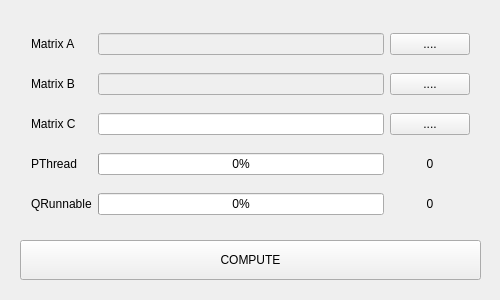
<?xml version="1.0" encoding="UTF-8"?>
<ui version="4.0">
 <class>MainWindow</class>
 <widget class="QMainWindow" name="MainWindow">
  <property name="geometry">
   <rect>
    <x>0</x>
    <y>0</y>
    <width>500</width>
    <height>300</height>
   </rect>
  </property>
  <property name="windowTitle">
   <string>MainWindow</string>
  </property>
  <widget class="QWidget" name="CentralWidget">
   <property name="minimumSize">
    <size>
     <width>400</width>
     <height>0</height>
    </size>
   </property>
   <widget class="QWidget" name="layoutWidget">
    <property name="geometry">
     <rect>
      <x>20</x>
      <y>10</y>
      <width>461</width>
      <height>231</height>
     </rect>
    </property>
    <layout class="QGridLayout" name="Grid">
     <item row="0" column="0">
      <widget class="QLabel" name="MatrixALabel">
       <property name="text">
        <string>Matrix A</string>
       </property>
      </widget>
     </item>
     <item row="0" column="1">
      <widget class="QLineEdit" name="MatrixALineEdit">
       <property name="enabled">
        <bool>false</bool>
       </property>
       <property name="readOnly">
        <bool>true</bool>
       </property>
      </widget>
     </item>
     <item row="0" column="2">
      <widget class="QPushButton" name="MatrixAButton">
       <property name="text">
        <string>....</string>
       </property>
      </widget>
     </item>
     <item row="1" column="0">
      <widget class="QLabel" name="MatrixBLabel">
       <property name="text">
        <string>Matrix B</string>
       </property>
      </widget>
     </item>
     <item row="1" column="1">
      <widget class="QLineEdit" name="MatrixBLineEdit">
       <property name="enabled">
        <bool>false</bool>
       </property>
       <property name="readOnly">
        <bool>true</bool>
       </property>
      </widget>
     </item>
     <item row="1" column="2">
      <widget class="QPushButton" name="MatrixBButton">
       <property name="text">
        <string>....</string>
       </property>
      </widget>
     </item>
     <item row="2" column="0">
      <widget class="QLabel" name="MatrixCLabel">
       <property name="text">
        <string>Matrix C</string>
       </property>
      </widget>
     </item>
     <item row="2" column="1">
      <widget class="QLineEdit" name="MatrixCLineEdit">
       <property name="readOnly">
        <bool>false</bool>
       </property>
      </widget>
     </item>
     <item row="2" column="2">
      <widget class="QPushButton" name="MatrixCButton">
       <property name="text">
        <string>....</string>
       </property>
      </widget>
     </item>
     <item row="3" column="0">
      <widget class="QLabel" name="pThreadLabel">
       <property name="text">
        <string>PThread</string>
       </property>
      </widget>
     </item>
     <item row="3" column="1">
      <widget class="QProgressBar" name="pThreadProgressBar">
       <property name="value">
        <number>0</number>
       </property>
      </widget>
     </item>
     <item row="3" column="2">
      <widget class="QLabel" name="pThreadValueLabel">
       <property name="text">
        <string>0</string>
       </property>
       <property name="alignment">
        <set>Qt::AlignCenter</set>
       </property>
      </widget>
     </item>
     <item row="4" column="0">
      <widget class="QLabel" name="QRunnableLabe1">
       <property name="text">
        <string>QRunnable</string>
       </property>
      </widget>
     </item>
     <item row="4" column="1">
      <widget class="QProgressBar" name="QRunnableProgressBaR">
       <property name="value">
        <number>0</number>
       </property>
      </widget>
     </item>
     <item row="4" column="2">
      <widget class="QLabel" name="QRunnableValueLabel">
       <property name="text">
        <string>0</string>
       </property>
       <property name="alignment">
        <set>Qt::AlignCenter</set>
       </property>
      </widget>
     </item>
    </layout>
   </widget>
   <widget class="QPushButton" name="ComputeButton">
    <property name="geometry">
     <rect>
      <x>20</x>
      <y>240</y>
      <width>461</width>
      <height>40</height>
     </rect>
    </property>
    <property name="text">
     <string>COMPUTE</string>
    </property>
    <property name="flat">
     <bool>false</bool>
    </property>
   </widget>
  </widget>
 </widget>
 <layoutdefault spacing="6" margin="11"/>
 <resources/>
 <connections/>
</ui>
